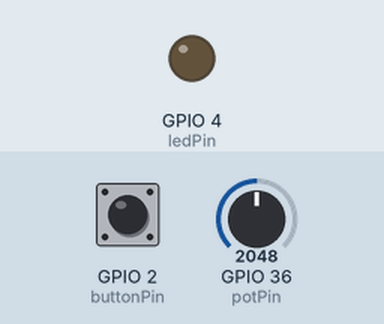
Simulated run of this sketch. Board: ESP32. On the bench: output pins drawn as LEDs (lit = HIGH). The test bench sets the inputs (shaded band); at power-on: GPIO 2 (buttonPin) HIGH, GPIO 36 (potPin) = 2048. WiFi joins after 1.5 s; servers stay silent unless stated; uploads are accepted with an empty reply; what the sketch prints to the serial monitor is not drawn.

Above: at 2.7 s.
2.8 s: GPIO 2 (buttonPin) pulled LOW for 1 s
At 3.7 s:
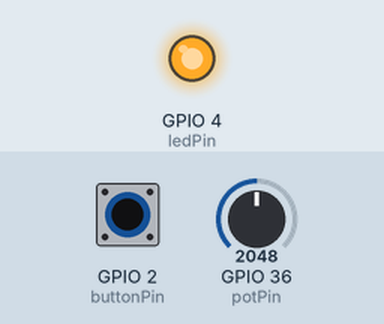
5.4 s: GPIO 2 (buttonPin) pulled LOW for 3.2 s
At 9.6 s:
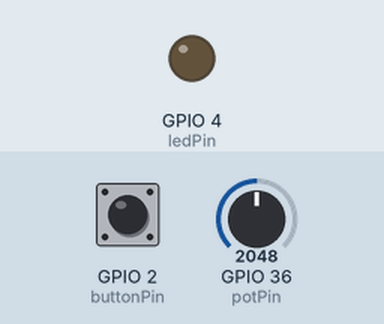
Timing chart, 0 to 11.1 s (numbered marks = the images above; inputs shaded):
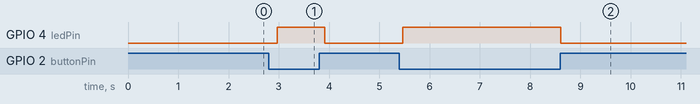

Measured:
- after the input at 2.8 s, GPIO 4 (ledPin): LOW → HIGH after 0.17 s, → LOW 0.94 s later
- after the input at 5.4 s, GPIO 4 (ledPin): LOW → HIGH after 0.07 s, → LOW 3.1 s later

The sketch:

ArduinoESP32NanoHTTPSimpleClient.ino
```cpp
#include <WiFi.h>
#include <HTTPClient.h>

/*
 * Arduino ESP32 Nano - HTTP Simple Client
 *
 * USAGE:
 * - Polls server Arduino for brightness and button data
 * - Controls LED brightness based on received potentiometer value
 * - Turns LED on/off based on received button state
 */

// WiFi credentials
const char *ssid = "TP-Link_5E30"; //"YOUR_WIFI_SSID";
const char *password = "18506839"; //"YOUR_WIFI_PASSWORD";

// Server settings
const char *serverIP = "192.168.0.103";  // Server Arduino's IP
const int serverPort = 80;
String serverURL;

// Hardware pins
const int potPin = A0;
const int buttonPin = 2;
const int ledPin = 4;

// Variables
int brightness = 0;
bool buttonState = false;
int sendTimer = 0;
int sendTime = 10;  // Send every 100ms

void setup() {
  Serial.begin(9600);

  pinMode(buttonPin, INPUT_PULLUP);
  pinMode(ledPin, OUTPUT);

  // Connect to WiFi
  WiFi.begin(ssid, password);
  Serial.print("Connecting to WiFi");
  while (WiFi.status() != WL_CONNECTED) {
    delay(500);
    Serial.print(".");
  }
  Serial.println("\nWiFi Connected!");
  Serial.print("Client IP: ");
  Serial.println(WiFi.localIP());

  serverURL = "http://" + String(serverIP) + ":" + String(serverPort);
  Serial.println("Server: " + serverURL);
}

void loop() {
  // Read potentiometer and map to PWM range
  int potValue = analogRead(potPin);
  brightness = map(potValue, 0, 4095, 0, 255);

  // Read button state
  buttonState = !digitalRead(buttonPin);

  // Local LED shows button state
  digitalWrite(ledPin, buttonState ? HIGH : LOW);

  // Send data to server on timer
  if(sendTimer > 0) {
    sendTimer -= 1;
  } else {
    sendTimer = sendTime;
    sendDataToServer();
  }

  delay(10);
}

void sendDataToServer() {
  HTTPClient http;

  // Create URL with parameters
  String url = serverURL + "/control?brightness=" + String(brightness) + "&button=" + String(buttonState ? 1 : 0);
  http.begin(url);

  int httpCode = http.GET();

  if (httpCode == HTTP_CODE_OK) {
    Serial.println("→ Sent: Brightness=" + String(brightness) +
                  ", Button=" + String(buttonState ? "ON" : "OFF"));
  } else {
    Serial.println("Error: " + String(httpCode));
  }

  http.end();
}
```
